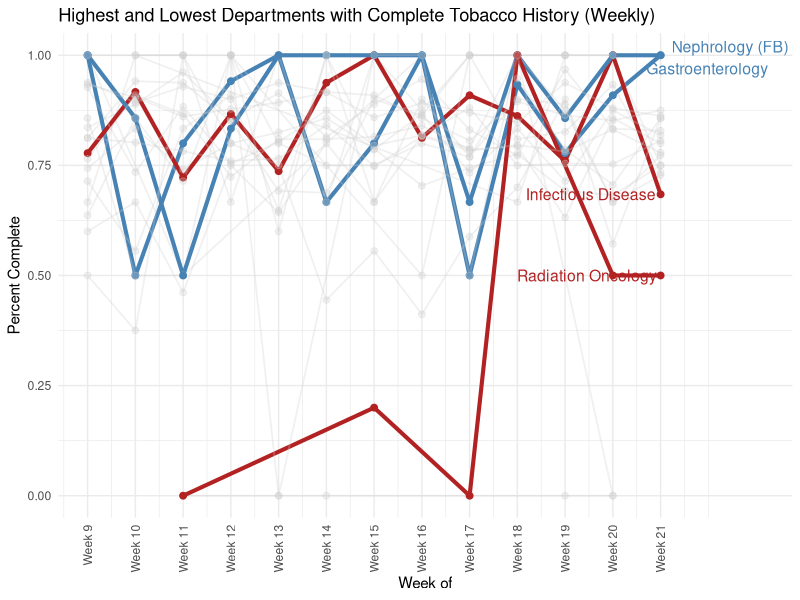
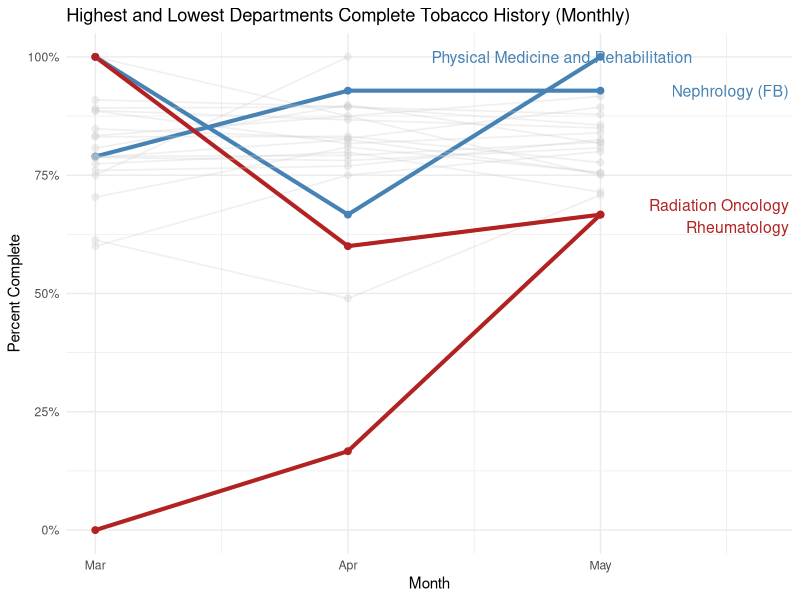

Generate these figures, in order, with R:
## ---- chunk 1

library(readr)
library(tidyverse)


#| label: setup
#| include: false

knitr::opts_chunk$set(
    warning = FALSE,
    message = FALSE,
    fig.path = "figs/",
    fig.width = 7.252,
    fig.height = 4,
    comment = "#>",
    fig.retina = 3
)
## ---- chunk 2
#| label: load packages and data

#| eval: true
install.packages("shiny")
install.packages("ggrepel")
install.packages("viridis")

#| output: FALSE

library(viridisLite)
library(viridis)
tobacco_data_weekly_modified <- read_csv("data/tobacco_data_weeklymodified.csv")

tobacco_data_monthly_moified <- read_csv("data/tobacco_data_monthlymodified.csv")
## ---- chunk 3

library(ggplot2)
library(dplyr)
library(ggrepel)
library(viridis)

summary_groups <- tobacco_data_weekly_modified %>%
  filter(!group %in% c("Pilot", "Non-Pilot")) %>%
  filter(week_num == max(week_num)) %>%
  group_by(group) %>%
  summarize(final_value = max(percent_complete, na.rm = TRUE)) %>%
  arrange(desc(final_value))

top_groups <- summary_groups %>% slice_head(n = 2) %>% pull(group)
bottom_groups <- summary_groups %>% slice_tail(n = 2) %>% pull(group)
highlight_groups <- c(top_groups, bottom_groups)

highlight_colors <- c(
  setNames(rep("steelblue", 2), top_groups),
  setNames(rep("firebrick", 2), bottom_groups),
  "Other" = "gray80"
)

ggplot(
  tobacco_data_weekly_modified %>%
    filter(!group %in% c("Pilot", "Non-Pilot")) %>%
    mutate(line_group = ifelse(group %in% highlight_groups, group, "Other")),
  aes(x = week_num, y = percent_complete, group = group)
) +
  geom_line(aes(color = line_group, size = line_group, alpha = line_group)) +
  geom_point(aes(color = line_group, alpha = line_group), size = 2) +
  geom_text_repel(
    data = tobacco_data_weekly_modified %>%
      filter(group %in% highlight_groups) %>%
      group_by(group) %>%
      filter(week_num == max(week_num)),
    aes(label = group, color = group),
    nudge_x = 0.3,
    hjust = 0,
    segment.color = NA,
    size = 4,
    show.legend = FALSE
  ) +
  scale_color_manual(values = highlight_colors) +
  scale_size_manual(values = c(setNames(rep(1.4, 4), highlight_groups), "Other" = 0.6)) +
  scale_alpha_manual(values = c(setNames(rep(1, 4), highlight_groups), "Other" = 0.3)) +
  scale_x_continuous(
    breaks = unique(tobacco_data_weekly_modified$week_num),
    labels = paste("Week", unique(tobacco_data_weekly_modified$week_num)),
    expand = expansion(mult = c(0.05, 0.2))
  ) +
  labs(
    title = "Highest and Lowest Departments with Complete Tobacco History (Weekly)",
    x = "Week of",
    y = "Percent Complete"
  ) +
  theme_minimal() +  
  theme(
    legend.position = "none",
    axis.text.x = element_text(angle = 90, vjust = 0.5, hjust = 1)  
  )

## ---- chunk 4
library(ggplot2)
library(dplyr)
library(ggrepel)
library(viridis)

clean_data <- tobacco_data_monthly_moified %>%
  filter(!group %in% c("Pilot", "Non-Pilot", "Geriatrics (Ingleside)"))

summary_groups <- clean_data %>%
  filter(month_num == max(month_num)) %>%
  group_by(group) %>%
  summarize(final_value = max(percent_complete, na.rm = TRUE)) %>%
  arrange(desc(final_value))

top_groups <- summary_groups %>% slice_head(n = 2) %>% pull(group)
bottom_groups <- summary_groups %>% slice_tail(n = 2) %>% pull(group)
highlight_groups <- c(top_groups, bottom_groups)

highlight_colors <- c(
  setNames(rep("steelblue", 2), top_groups),
  setNames(rep("firebrick", 2), bottom_groups),
  "Other" = "gray80"
)

plot_data <- clean_data %>%
  mutate(line_group = ifelse(group %in% highlight_groups, group, "Other"))

ggplot(plot_data, aes(x = month_num, y = percent_complete, group = group)) +
  geom_line(aes(color = line_group, size = line_group, alpha = line_group)) +
  geom_point(aes(color = line_group, alpha = line_group), size = 2) +
  geom_text_repel(
    data = plot_data %>%
      filter(group %in% highlight_groups) %>%
      group_by(group) %>%
      filter(month_num == max(month_num)),
    aes(label = group, color = group),
    nudge_x = 0.3,
    hjust = 0,
    segment.color = NA,
    size = 4,
    show.legend = FALSE
  ) +
  scale_color_manual(values = highlight_colors) +
  scale_size_manual(values = c(setNames(rep(1.4, 4), highlight_groups), "Other" = 0.6)) +
  scale_alpha_manual(values = c(setNames(rep(1, 4), highlight_groups), "Other" = 0.3)) +
  scale_x_continuous(
    breaks = 1:12,
    labels = month.abb[1:12], 
    expand = expansion(mult = c(0.05, 0.2))
  ) +
  scale_y_continuous(
    limits = c(0, 1),
    labels = scales::percent_format(accuracy = 1)
  ) +
  labs(
    title = "Highest and Lowest Departments Complete Tobacco History (Monthly)",
    x = "Month",
    y = "Percent Complete"
  ) +
  theme_minimal() +
  theme(legend.position = "none")




